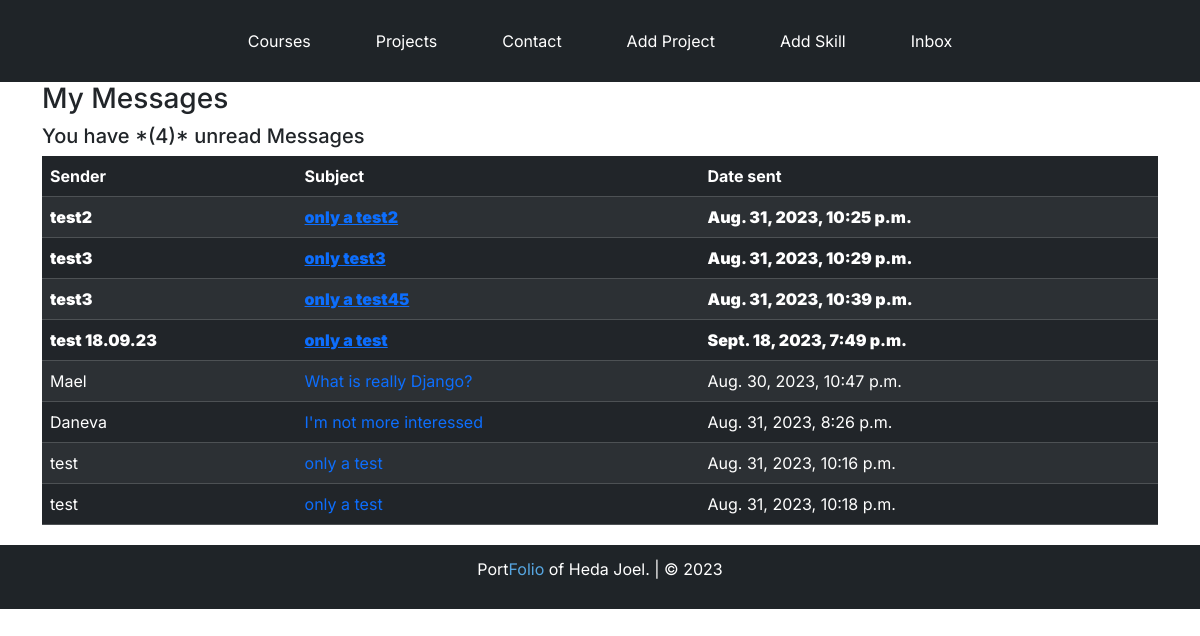
Before: /inbox/ with the older database file.
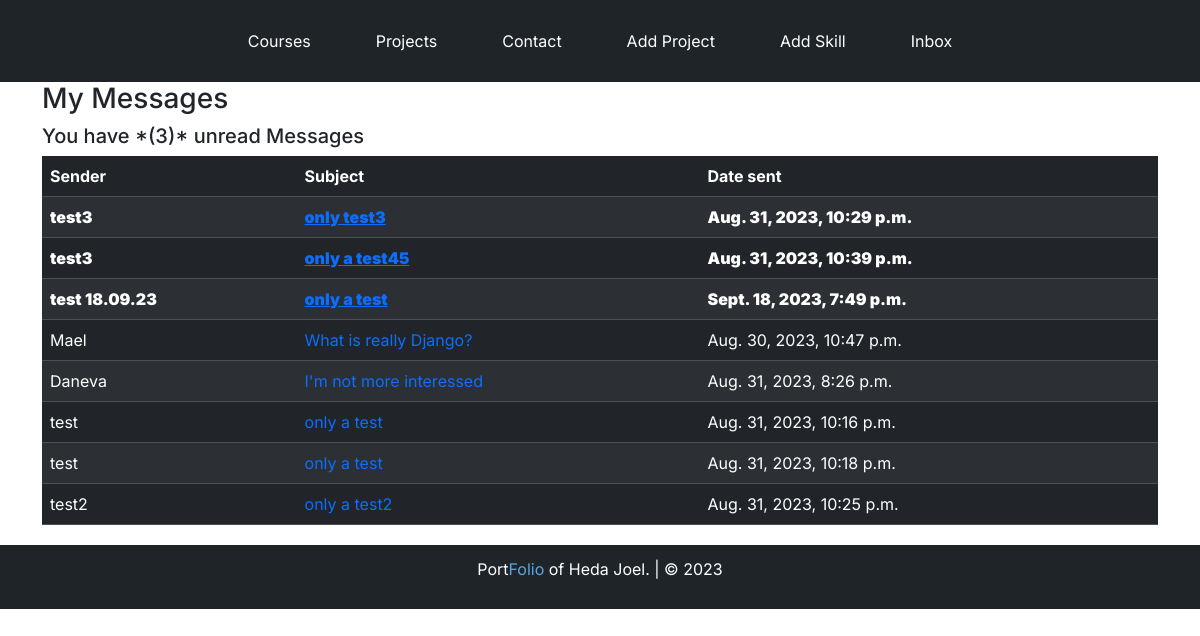
After: the same page with the newer database file.
### base/models.py (models this page shows, shortened)
class Message(models.Model):
    name = models.CharField(max_length=200,null=True)
    email = models.CharField(max_length=200,null=True)
    subject = models.CharField(max_length=200,null=True)
    body = models.TextField()
    is_read = models.BooleanField(default=False)
    created = models.DateTimeField(auto_now_add=True)
    id = models.UUIDField(default=uuid.uuid4, unique=True, primary_key=True, editable=False)

### base/views.py (the view)
# urls.py: path('inbox/', views.inboxPage, name="inbox"),
def inboxPage(request):
    message = Message.objects.all().order_by('is_read')
    unreadCount = Message.objects.filter(is_read=False).count()
    context = {'inbox': message, 'unreadcount': unreadCount}
    return render(request, 'base/inbox.html', context)

### base/templates/base/inbox.html
{% extends 'base/main.html' %}
{% load static %}
{% block content %}
    <div class="container">
    <h3>My Messages</h3>
    <h5>You have *({{ unreadcount }})* unread Messages</h5>
    <table class="table table-dark table-striped">
        <thead>
            <tr>
                <th>Sender</th>
                <th>Subject</th>
                <th>Date sent</th>
            </tr>
        </thead>
        <tbody>
            {% for message in inbox %}
                {% if message.is_read %}
                <tr>
                {% else %}
                <tr style="font-weight: 900">
                {% endif %}
                    <td>{{ message.name }}</td>
            <td><a href="{% url 'message' message.id %}"{% if message.is_read %} style="text-decoration: none"{% endif %}>{{ message.subject }}</a></td>
                    <td>{{ message.created }}</td>
                </tr>
            {% endfor %}
        </tbody>
    </table>
    </div>
{% endblock %}

Changed rows visible on the page:
changed Message "test2": is_read False → True (drawn); moves down the list
Other visible differences:
{{ unreadcount }}: "4" → "3"
